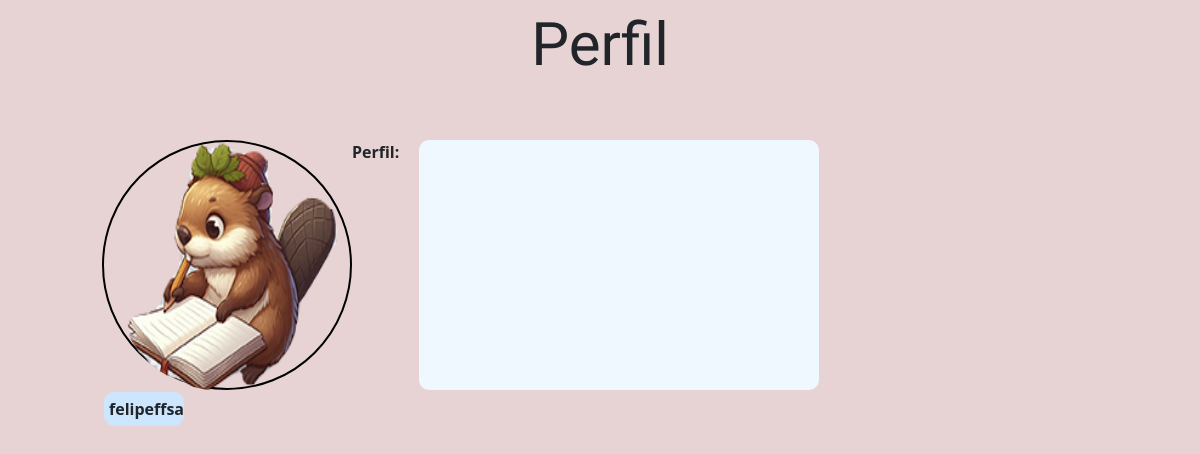
The page /noticias/outperfil/5/ on the database as committed earlier.
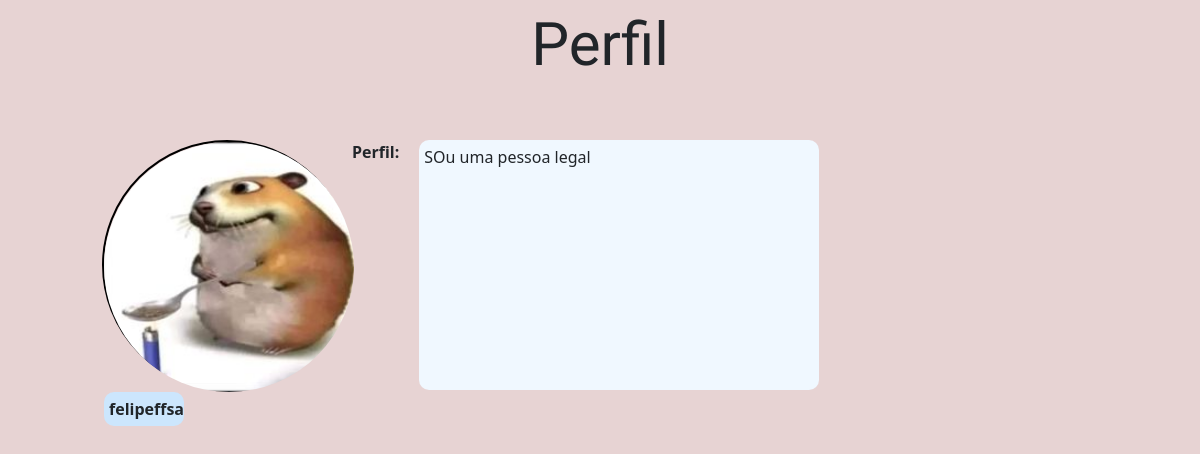
The same page on the database as committed later.
### usuarios/models.py (models this page shows, shortened)
class UserProfile(models.Model):
    user = models.OneToOneField(User, on_delete=models.CASCADE)
    profile_image = models.ImageField(
        upload_to='imagens/', blank=True, null=True)
    profile_text = models.TextField(blank=True)

### noticias/views.py (the view)
# urls.py: path('outperfil/<int:id>/', views.outperfil, name='out_perfil'),
def outperfil(request, id):
    perfil = UserProfile.objects.get(id=id)
    return render(request, 'noticias/outperfil.html',
                  context={'perfil': perfil})

### noticias/templates/noticias/outperfil.html (shortened to what this page needs)
{% load static %}
<!DOCTYPE html>
<html lang="pt-BR>
<head>
    <meta charset="UTF-8">
    <link rel="stylesheet" type="text/css" href="{% static 'css/outperfil.css' %}">
    <link href="https://cdn.jsdelivr.net/npm/bootstrap@5.0.2/dist/css/bootstrap.min.css" rel="stylesheet">
</head>
<body style =' background-color: rgba(207, 166, 166, 0.493)'>
    <div class ='container-fluid header-perfil'>Perfil</div>
    <div class ='container-fluid main-c'>
        <div class ='perfil-foto-main'>
            <img class ='perfil-foto' src={{perfil.profile_image.url}} alt="">
            <p class ='nome-perfil'><b>{{perfil.user.username}}</b></p>
        </div>
        <b>Perfil:</b>
        <div class ='form-perfil'>
            {{perfil.profile_text}}
        </div>
    </div>
</body>
</html>

Rows that differ between the two databases and show on the page:
changed UserProfile "felipeffsa": profile_image: a different picture; profile_text (not shown) → "SOu uma pessoa legal"
